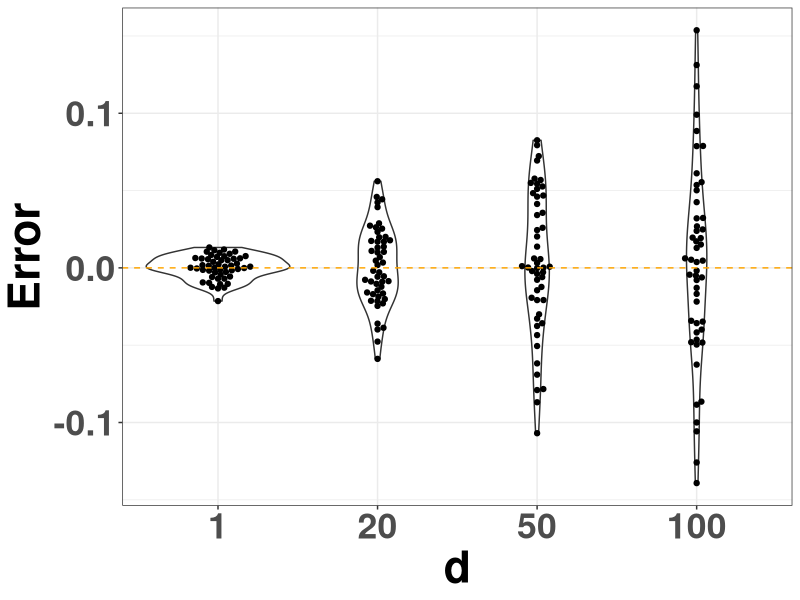

R code for this plot:
library(ggplot2)
library(ggbeeswarm)
library(dplyr)

my_theme <- theme_bw() +
  theme(strip.background = element_rect(fill = "white"), text = element_text(face="bold", size=12),
  )
theme_set(my_theme)

Res_tot = as.matrix(read.csv('data/gauss_multi.csv',header=FALSE,sep=''))
colnames(Res_tot)=c("V1",   "V2",   "d",    "diff")

Res_tot = as.data.frame(Res_tot)
p<-Res_tot %>%
  mutate(d= factor(d, level = c(1,20,50,100))) %>%
  ggplot(aes(x =d, y =diff)) + geom_violin() +
  geom_beeswarm() + labs(y="Error") +
  geom_hline(yintercept = 0, linetype =2, color ="orange") +
  theme(text=element_text(size=32))
ggsave("plots/diff_marg_log_lik_half_sig_10000_vers02.pdf")
